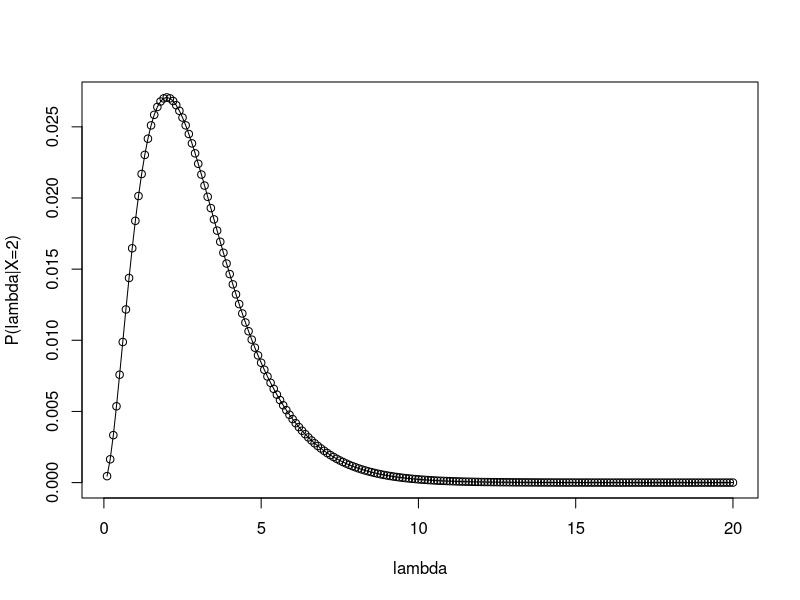

This chart was generated by the following R code:

poisson = function(x, lambda)
{
	# Only do it this way for very small values of x
	return (  ( exp(-lambda) * (lambda ^ x) ) / factorial(x)  ); 
};

bayes = function(likelihoods, priors)
{
	lp = likelihoods * priors;
	evidence = sum(lp);
	return( lp/evidence );
};

lambda = seq(0.1, 20, 0.1);
N = length(lambda);

likelihood = poisson(2, lambda);
priors = rep(1/N, times=N);
posterior = bayes(likelihood, priors);

plot(lambda, posterior, type="o", xlab="lambda", ylab="P(lambda|X=2)");

p = function(t)
{
	possibities = exp(-lambda*t);
	return(sum(possibities*posterior));
};

cat( paste('p(1.72)=', p(1.72), '\n'));

